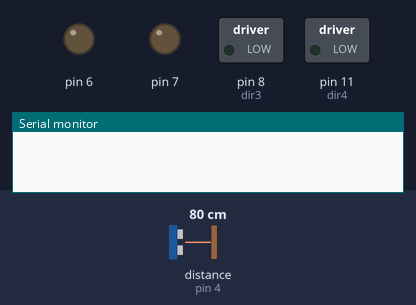
This sketch was run on a simulated Arduino Uno, built with avr-gcc and run on an emulated ATmega328P. On the bench: switched loads named in the sketch (green lamp = pin HIGH), output pins drawn as LEDs (lit = HIGH), the last lines printed to the serial monitor. Inputs (shaded band) come from the test bench; at power-on: distance to the obstacle (sensor on pin 4) 80 cm. The echo pulse lasts 58.3 µs per cm; pins used as bus, display or sensor lines are not drawn.

Above: at 1.2 s.
1.3 s: distance to the obstacle (sensor on pin 4) set to 195 cm
At 6.9 s:
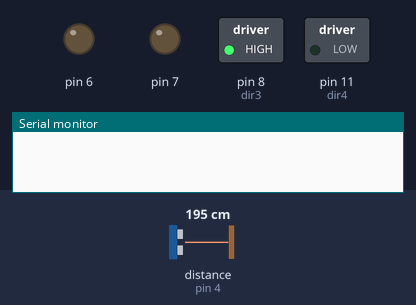
19.6 s: distance to the obstacle (sensor on pin 4) set to 205 cm
At 23.4 s:
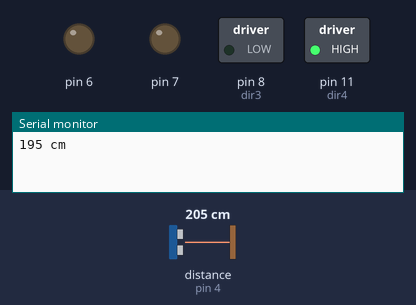
37.9 s: distance to the obstacle (sensor on pin 4) set to 33 cm
56.2 s: distance to the obstacle (sensor on pin 4) set to 27 cm
At 58.2 s:
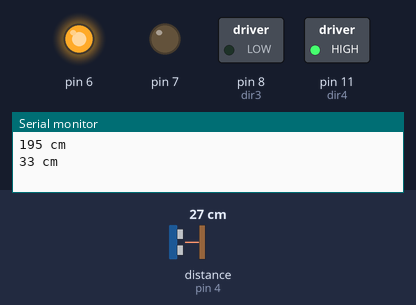
Timing chart, 0 to 93.8 s (numbered marks = the images above; inputs shaded):
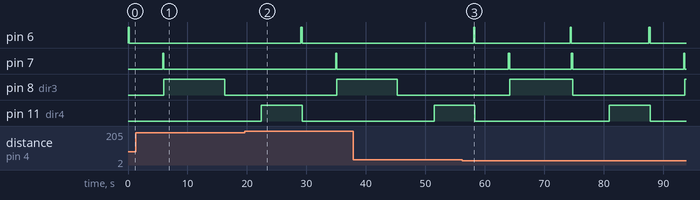

Measured:
- the behaviour switches between 199 and 200 cm on distance to the obstacle (sensor on pin 4) (found by bisection; images 1 and 2)
- the behaviour switches between 31 and 30 cm on distance to the obstacle (sensor on pin 4) (found by bisection; images 2 and 3)

The sketch:

Gripper_Arm_Code.ino
```cpp
// Gripper Robot Program

#include <Stepper.h>
//usd
#define trigPin 5
#define echoPin 4
//#define ledPin 3
//usd
//const int dir2=9;
//const int pulse2=8;
const int dir3=8;//base motor
const int pulse3=3;//base motor
const int dir4=11;//upper motor
const int pulse4=10;//upper motor
int status = 0;
int i;
int a=0,b=1;
//int g1=4000; //claw open
//int g2=-4000; //claw close
int g3=-3500; //base motor left
int g4=3500; //base motor right
int g5=4000; //arm down
int g6=-4000; //arm up
long duration, distance;
//void gripper12(int );
void gripper34(int );//base motor
void gripper56(int );// arm motor
void setup()
{
// pinMode(dir2,OUTPUT);
//pinMode(pulse2,OUTPUT);
pinMode(dir3,OUTPUT);
pinMode(pulse3,OUTPUT);
pinMode(dir4,OUTPUT);
pinMode(pulse4,OUTPUT);
pinMode(7,OUTPUT);
pinMode(6,OUTPUT);
digitalWrite(7,LOW);
digitalWrite(6,LOW);
// usd
pinMode(trigPin, OUTPUT);
pinMode(echoPin, INPUT);
//pinMode(ledPin,OUTPUT);
// usd
//digitalWrite(dir2,LOW);
//digitalWrite(pulse2,LOW);
digitalWrite(dir3,LOW);
digitalWrite(pulse3,LOW);
digitalWrite(dir4,LOW);
digitalWrite(pulse4,LOW);
Serial.begin(9600);
}
void loop()
{
digitalWrite(7,LOW);// GRIPPER OPEN
digitalWrite(6,HIGH);
delay(200);
digitalWrite(7,LOW);
digitalWrite(6,LOW);
gripper56(g6);
delay(2000);
digitalWrite(7,HIGH); //GRIPPER CLOSE
digitalWrite(6,LOW);
delay(200);
digitalWrite(7,LOW);
digitalWrite(6,LOW);
gripper34(g4);
delay(3000);
//usd
digitalWrite(trigPin, LOW); // Added this line
delayMicroseconds(2); // Added this line
digitalWrite(trigPin, HIGH);
//`` delayMicroseconds(1000); //- Removed this line
delayMicroseconds(10); // Added this line
digitalWrite(trigPin, LOW);
duration = pulseIn(echoPin, HIGH);
distance = (duration/2) / 29.1;
if (distance >= 200 || distance <= 0)
{
Serial.println("Out of range");
}
else {
Serial.print(distance);
Serial.println(" cm");
}
delay(4000);
if(distance>=30)
{
digitalWrite(7,LOW);
digitalWrite(6,LOW);
}
if(distance<=30)
{Serial.println("INSIDE range");
digitalWrite(7,LOW);
digitalWrite(6,HIGH);
delay(200);
digitalWrite(7,HIGH);
digitalWrite(6,LOW);
delay(200);
digitalWrite(7,LOW);
digitalWrite(6,LOW);
}
gripper34(g3);
delay(3000);
gripper56(g5);
delay(3000);
// usd
}
//33333333333333333333333333333
void gripper34 (int g)
{
if (g<0){
digitalWrite(dir3,LOW);
delayMicroseconds(500);
}
else
{
digitalWrite(dir3,HIGH);
delayMicroseconds(500);
}
for(i=0;i<abs(g);i++)
{
digitalWrite(pulse3,HIGH);
delayMicroseconds(450);
digitalWrite(pulse3,LOW);
delayMicroseconds(450);
}
}
//44444444444444444 +444444444444
void gripper56 (int g)//-3500
{
if (g<0){
digitalWrite(dir4,LOW);
delayMicroseconds(500);
}
else
{
digitalWrite(dir4,HIGH);
delayMicroseconds(500);
}
for(i=0;i<abs(g);i++)
{
digitalWrite(pulse4,HIGH);
delayMicroseconds(450);
digitalWrite(pulse4,LOW);
delayMicroseconds(450);
}
}
```
